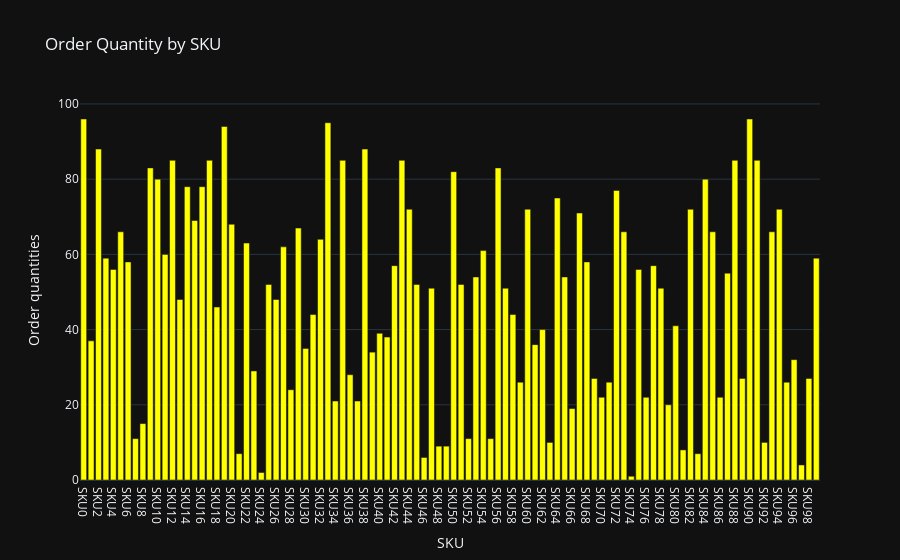

Write notebook code for a chart like this one.
### Markdown cell above
### Order Quantity Of SKU

### Code cell
order_quantity_chart = px.bar(data, x='SKU', 
                              y='Order quantities', 
                              title='Order Quantity by SKU')
order_quantity_chart.update_traces(marker_color='yellow')
order_quantity_chart.show()

### Figure 1 — Plotly figure (JSON) as saved in the notebook; plotly's stock layout.template omitted (floating-point values rounded to 4 significant figures)
{"data": [{"alignmentgroup": "True", "hovertemplate": "SKU=%{x}<br>Order quantities=%{y}<extra></extra>", "legendgroup": "", "marker": {"color": "yellow", "pattern": {"shape": ""}}, "name": "", "offsetgroup": "", "orientation": "v", "showlegend": false, "textposition": "auto", "type": "bar", "x": ["SKU0", "SKU1", "SKU2", "SKU3", "SKU4", "SKU5", "SKU6", "SKU7", "SKU8", "SKU9", "SKU10", "SKU11", "SKU12", "SKU13", "SKU14", "SKU15", "SKU16", "SKU17", "SKU18", "SKU19", "SKU20", "SKU21", "SKU22", "SKU23", "SKU24", "SKU25", "SKU26", "SKU27", "SKU28", "SKU29", "SKU30", "SKU31", "SKU32", "SKU33", "SKU34", "SKU35", "SKU36", "SKU37", "SKU38", "SKU39", "SKU40", "SKU41", "SKU42", "SKU43", "SKU44", "SKU45", "SKU46", "SKU47", "SKU48", "SKU49", "SKU50", "SKU51", "SKU52", "SKU53", "SKU54", "SKU55", "SKU56", "SKU57", "SKU58", "SKU59", "SKU60", "SKU61", "SKU62", "SKU63", "SKU64", "SKU65", "SKU66", "SKU67", "SKU68", "SKU69", "SKU70", "SKU71", "SKU72", "SKU73", "SKU74", "SKU75", "SKU76", "SKU77", "SKU78", "SKU79", "SKU80", "SKU81", "SKU82", "SKU83", "SKU84", "SKU85", "SKU86", "SKU87", "SKU88", "SKU89", "SKU90", "SKU91", "SKU92", "SKU93", "SKU94", "SKU95", "SKU96", "SKU97", "SKU98", "SKU99"], "xaxis": "x", "y": [96, 37, 88, 59, 56, 66, 58, 11, 15, 83, 80, 60, 85, 48, 78, 69, 78, 85, 46, 94, 68, 7, 63, 29, 2, 52, 48, 62, 24, 67, 35, 44, 64, 95, 21, 85, 28, 21, 88, 34, 39, 38, 57, 85, 72, 52, 6, 51, 9, 9, 82, 52, 11, 54, 61, 11, 83, 51, 44, 26, 72, 36, 40, 10, 75, 54, 19, 71, 58, 27, 22, 26, 77, 66, 1, 56, 22, 57, 51, 20, 41, 8, 72, 7, 80, 66, 22, 55, 85, 27, 96, 85, 10, 66, 72, 26, 32, 4, 27, 59], "yaxis": "y"}], "layout": {"barmode": "relative", "legend": {"tracegroupgap": 0}, "title": {"text": "Order Quantity by SKU"}, "xaxis": {"anchor": "y", "domain": [0, 1], "title": {"text": "SKU"}}, "yaxis": {"anchor": "x", "domain": [0, 1], "title": {"text": "Order quantities"}}}}
